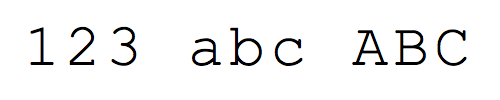
#> input picture testdata/couriernew_all.png, 500 x 100 px; its folder holds 4 pictures in this run
$ python ocr_test.py   (Python 2 division)
#> lines starting #> are read from the running program, lines starting #| are printed output that depends on the picture; after the words box and inside, x2 and y2 are one past the last pixel; in counts of white or black regions, pixels touching at a corner belong together
### ocr.py
# ocr.py
# Runs OCR algorithm
# Contributors: Kyla, Edrienne

import cv2
import numpy as np
import contour_helper as help

import train

# Constants
RESIZED_IMAGE_WIDTH = 20
RESIZED_IMAGE_HEIGHT = 30
K = 2 # for k-NN

# Character Contour Criteria
MIN_WIDTH = 2
MIN_HEIGHT = 5
MIN_CONTOUR_AREA = 100
MIN_ASPECT_RATIO = 0.15
MAX_ASPECT_RATIO = 3.9

# Flags
showImages = True
showContourOrder = True

def __getTrainedKNearest():
	"""
	Runs K-Nearest Neighbors classification using classification and training data
	:return: kNearest object
	"""
	try:
		classificationLabels = np.loadtxt(train.CLASSIFICATION_FILENAME, np.float32)
	except:
		print("Can't find classification labels")

	try:
		trainingData = np.loadtxt(train.TRAINING_DATA_FILENAME, np.float32)
	except:
		print("Can't find training data")

	classificationLabels = classificationLabels.reshape((classificationLabels.size, 1))  # reshape to 1D for train()

	# create KNearest and train
	kNearest = cv2.KNearest()
	kNearest.train(trainingData, classificationLabels)

	return kNearest

def __preprocessImage(img):
	"""
	Processes image to make it easier to find contours we want
	Converts to grayscale, blurs, and binarizes using thresholding
	:param img:
	:return: imgThresh Binarized image
	"""
	# TODO: Look into more preprocessing algorithms.
	imgGray = cv2.cvtColor(img, cv2.COLOR_BGR2GRAY)
	imgBlur = cv2.blur(imgGray, (5, 5))
	imgThresh = cv2.adaptiveThreshold(imgBlur, 255, cv2.ADAPTIVE_THRESH_GAUSSIAN_C, cv2.THRESH_BINARY_INV, 11, 2)
	return imgThresh


# TODO: Move all generalizable, independent contour manipulating methods belong in ContourHelper
def __filterForCharacterContours(allContours):
    """
    Eliminates contours that don't match character criteria
    :param allContours:
    """
    characterContourList = []

    # TODO: Evaluate whether it's worth checking contour area at all
    # get average contour area and mean box area
    contourAreaList, meanBoxAreaList = [], []
    for contour in allContours:
        contourAreaList.append(cv2.contourArea(contour))
        [x, y, width, height] = cv2.boundingRect(contour)
        meanBoxAreaList.append(width * height)

    meanContourArea, stdDevContourArea, meanBoxArea, stdDevBoxArea = 0, 0, 0, 0

    if (len(contourAreaList) > 0):
        meanContourArea = np.mean(contourAreaList)
        stdDevContourArea = np.std(contourAreaList)
    if (len(meanBoxAreaList) > 0):
        meanBoxArea = np.mean(meanBoxAreaList)
        stdDevBoxArea = np.std(meanBoxAreaList)

    # filter by aspect ratio, area
    for contour in allContours:
        [intX, intY, intWidth, intHeight] = cv2.boundingRect(contour)
        aspectRatio = float(intWidth) / float(intHeight)

        if cv2.contourArea(contour) > MIN_CONTOUR_AREA \
                and abs(intWidth * intHeight - meanBoxArea) <= 3 * stdDevBoxArea \
				and MIN_ASPECT_RATIO < aspectRatio < MAX_ASPECT_RATIO \
                and True:
			characterContourList.append(contour)

    # TODO: Research more geometric filters we can apply and other methods people use
    characterContourList.sort(key=lambda c: help.sortContoursUpperLeftToLowerRight(c))

    return characterContourList


# TODO: Debug! Not working for all cases.
# [80 lines left out: functions __removeOverlappingContours, __getStringFromCharacterContours, not called in this run]


def recognizeCharacters(fileName):
	"""
	Runs optical character recognition (OCR) algorithm to detect and print characters in an image.
	:param fileName: image file path
	:return text
	"""

	# TODO: Create comprehensive preprocess class with various preprocessing functions
	testImage = cv2.imread(fileName)
	imgThresh = __preprocessImage(testImage)

	# find character contours for characters and sort from upper left to lower right
	allContours, hierarchy = cv2.findContours(imgThresh.copy(),cv2.RETR_EXTERNAL, cv2.CHAIN_APPROX_SIMPLE)
	allContours.sort(key=lambda x: help.sortContoursUpperLeftToLowerRight(x))
	characterContourList = __filterForCharacterContours(allContours)

	kNearest = __getTrainedKNearest()
	text = __getStringFromCharacterContours(testImage, imgThresh, characterContourList, kNearest)

	if showImages:
		cv2.imshow("imgThresh", imgThresh)
		cv2.imshow("testImage", testImage)
		cv2.waitKey(0)

	cv2.destroyAllWindows()

	return text


# [22 lines left out: function main, not called in this run]
# [2 lines that do not run on import are left out]

### contour_helper.py
# contour_helper.py
# Helper functions for dealing with contours
# Contributors: Kyla, Edrienne, Yash

import cv2
import math
import numpy as np


def sortContoursUpperLeftToLowerRight(contour):
    """
	Method used to sort contours from left to right, top to bottom
	:param contour:
	:return: Score used to sort contours
	"""
    mom1 = cv2.moments(contour)
    x, y = 0, 0 # centroid
    if mom1["m00"] != 0:
        x = int(mom1["m10"] / mom1["m00"])
        y = int(mom1["m01"] / mom1["m00"])

    tolerance_factor = 100
    value = value = ((y // tolerance_factor) * tolerance_factor) * 100 + x

    return value

# [76 lines left out: functions detectTittles, getDistanceBetween, getMeanDistanceBetweenContours, getIndexOfTittle, not called in this run]

### ocr_test.py
# ocr_test.py
# Runs OCR on test images and compares actual output to expected output.
# Contributors: Edrienne

import os
import numpy as np
import ocr

from difflib import SequenceMatcher

# Files and Directory
TEST_DATA_DIR = "./testdata"
TEST_DATA_EXPECTED = './expectedoutput/testdata_expected_output.txt'

HANDWRITTEN_DATA_DIR = "./testdata/handwritten"
HANDWRITTEN_DATA_EXPECTED = './expectedoutput/handwritten_expected_output.txt'

# Flags and Values
showIndividualResults = False
showImages = True
K = 2

def __getSimilarityScore(expected, actual):
    """ Returns the similarity score for two strings."""
    return SequenceMatcher(None, expected, actual).ratio()

def __getListOfSimilarityScores(expected, actual):
    """Given list of expected string output and actual string output, return list of similarity scores"""
    similarityList = []
    for i in range(len(expected)):
        similarity = __getSimilarityScore(expected[i], actual[i])
        similarityList.append(similarity)
    return similarityList

def __getListOfActualOutput(imgFiles):
    """ Run Optical Character Recognition algorithm on a list of images files and return string output as a list. """
    actualList = []
    for f in imgFiles:
        actual = ocr.recognizeCharacters(f)
        actualList.append(actual)
    return actualList

def __printResults(files, expected, actual, similarity):
    """ Show results for each test image. """
    if (showIndividualResults):
        for i in range(len(files)):
            print "\nExpected = %s\nActual = %s \nSimilarity = %f" % (expected[i], actual[i], similarity[i])
    print "\nMean Similarity = %f" % np.mean(similarity)

def __getFilesAndExpectedValues(fileToExpected, dir):
    """ Load files containing test image names and expected output for each test image and return info as lists. """
    files, expected = [], []
    with open(fileToExpected, "r") as filestream:
        for line in filestream:
            row = line.split(",")
            files.append(os.path.join(dir, row[0]))
            expected.append(row[1].replace('\"', '').rstrip())
    return files, expected

def main():
    """ Runs OCR on test images and compares actual output to expected output. """
    ocr.K = K
    ocr.showImages = showImages

    print "K = %d" % ocr.K
    print "#### TYPEWRITTEN DATA ####"
    testdata_files, testdata_expected = __getFilesAndExpectedValues(TEST_DATA_EXPECTED, TEST_DATA_DIR)
#> (reads expectedoutput/testdata_expected_output.txt from the repository)
    testdata_actual = __getListOfActualOutput(testdata_files)
#> in recognizeCharacters, testImage is the input picture: shape (100, 500, 3); mean B, G, R 242.4, 242.3, 242.4
#> in __preprocessImage, `imgGray = cv2.cvtColor(img, cv2.COLOR_BGR2GRAY)`:
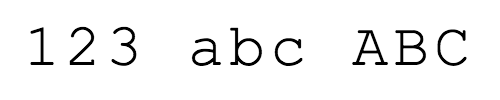
#> imgGray: shape (100, 500); min 0, max 255, mean 242.4
#> in __preprocessImage, `imgBlur = cv2.blur(imgGray, (5, 5))`:
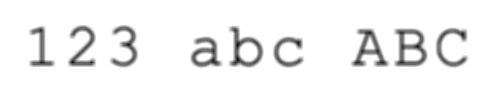
#> imgBlur: shape (100, 500); min 19, max 255, mean 242.4
#> in __preprocessImage, `imgThresh = cv2.adaptiveThreshold(imgBlur, 255, cv2.ADAPTIVE_THRESH_GA..`:
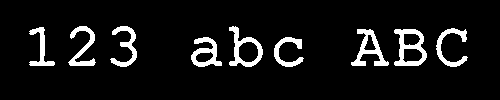
#> imgThresh: shape (100, 500); 7.9% white; 9 white regions
#> in recognizeCharacters, `allContours, hierarchy = cv2.findContours(imgThresh.copy(),cv2.RETR_EX..`: allContours = 9 contours; largest, box (x1, y1, x2, y2) and area: (394, 29, 427, 66) 870, (229, 26, 263, 67) 740, (351, 29, 389, 66) 532, (191, 37, 222, 67) 496, (68, 26, 96, 66) 332
#> the loop in __filterForCharacterContours, `for contour in allContours:` made 9 passes
#> (x, y, width, height) on passes 1 to 9: (29, 27, 26, 39), (68, 26, 28, 40), (110, 26, 27, 41), (191, 37, 31, 30), (229, 26, 34, 41), (274, 37, 30, 30), (351, 29, 38, 37), (394, 29, 33, 37), (436, 28, 32, 39)
#> after the loop in __filterForCharacterContours, `for contour in allContours:`: contourAreaList = [263, 332.5, 320, 495.5, 740.5, 281.5, 532, 869.5, 322]; meanBoxAreaList = [1014, 1120, 1107, 930, 1394, 900, 1406, 1221, 1248]
#> in __filterForCharacterContours, `meanContourArea = np.mean(contourAreaList)`: meanContourArea = 461.8
#> in __filterForCharacterContours, `stdDevContourArea = np.std(contourAreaList)`: stdDevContourArea = 205
#> in __filterForCharacterContours, `meanBoxArea = np.mean(meanBoxAreaList)`: meanBoxArea = 1148.9
#> in __filterForCharacterContours, `stdDevBoxArea = np.std(meanBoxAreaList)`: stdDevBoxArea = 173.8
#> the loop in __filterForCharacterContours, `for contour in allContours:` made 9 passes
#> (intX, intY, intWidth, intHeight, aspectRatio) on passes 1 to 9: (29, 27, 26, 39, 0.667), (68, 26, 28, 40, 0.7), (110, 26, 27, 41, 0.659), (191, 37, 31, 30, 1.03), (229, 26, 34, 41, 0.829), (274, 37, 30, 30, 1), (351, 29, 38, 37, 1.03), (394, 29, 33, 37, 0.892), (436, 28, 32, 39, 0.821)
#> after the loop in __filterForCharacterContours, `for contour in allContours:`: characterContourList has the same summary as allContours in recognizeCharacters
#> in recognizeCharacters, `characterContourList = __filterForCharacterContours(allContours)`: characterContourList has the same summary as allContours
    testdata_similarity = __getListOfSimilarityScores(testdata_expected, testdata_actual)
    __printResults(testdata_files, testdata_expected, testdata_actual, testdata_similarity)

    print "\n#### HANDWRITTEN DATA ####"
    handwrittendata_files, handwrittendata_expected = __getFilesAndExpectedValues(HANDWRITTEN_DATA_EXPECTED, HANDWRITTEN_DATA_DIR)
    handwrittendata_actual = __getListOfActualOutput(handwrittendata_files)
    handwrittendata_similarity = __getListOfSimilarityScores(handwrittendata_expected, handwrittendata_actual)
    __printResults(handwrittendata_files, handwrittendata_expected, handwrittendata_actual, handwrittendata_similarity)

if __name__ == "__main__":
#> (the run stopped early here; a loop or call above may not have finished)
